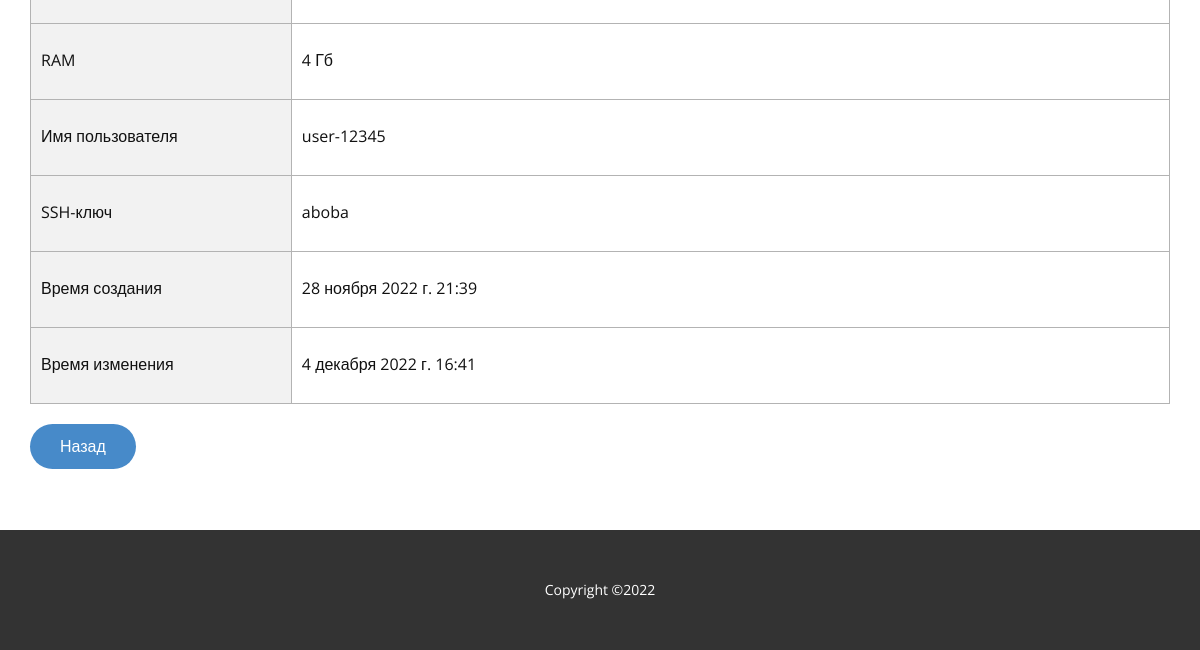
/vm/vm-2 (lower part), run on an earlier commit of the app's database.
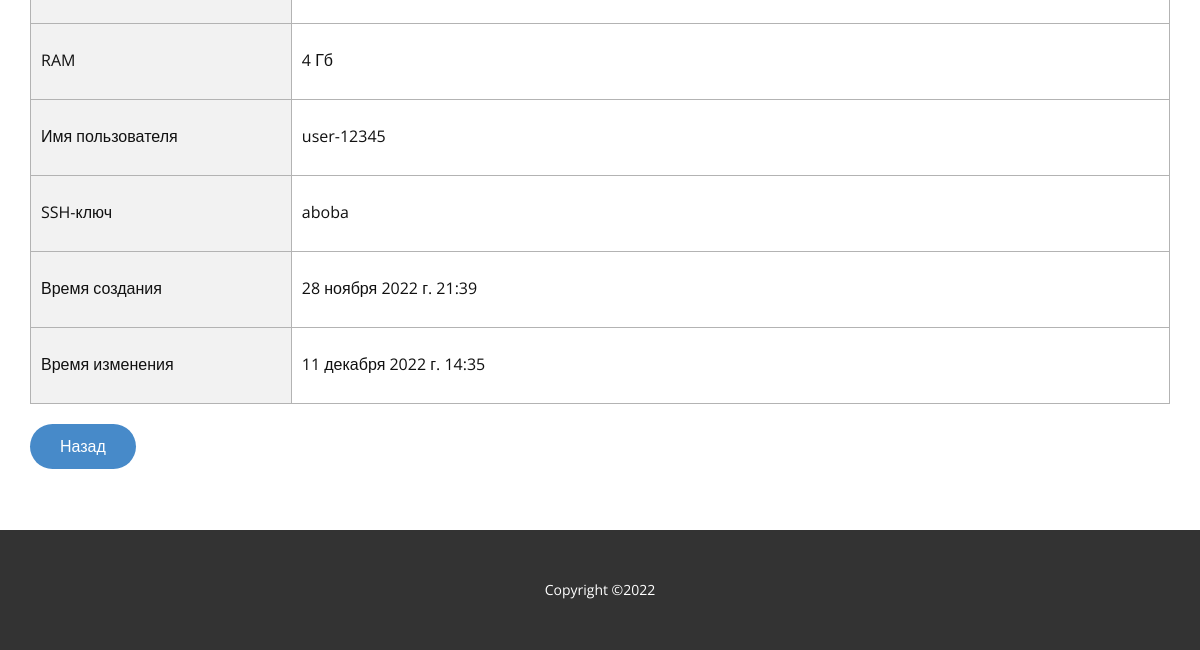
And on a later commit of the database.
### MySite/models.py (models this page shows, shortened)
class VirtualMachine(models.Model):
    name = models.CharField(max_length=40, unique=True, verbose_name='Название')
    description = models.TextField(verbose_name='Описание')
    ZONE = [
        ('ru-central1-a', 'ru-central-a'),
        ('ru-central1-b', 'ru-central-b'),
        ('ru-central1-c', 'ru-central-c'),
    ]
    zone = models.CharField(choices=ZONE, max_length=13, default='ru-central1-a', verbose_name='Зона доступности')
    IMAGE_ID = [
        ('fd8bh0c781u19q50m4kj', 'Ubuntu-22.04'),
        ('fd8e65d4chiel4ussa9o', 'Debian-11'),
        ('fd84go2nk3voj0gg7tpn', 'openSUSE-Leap-15.3'),
        ('fd8bv62nmsjf6hmjrh96', 'AlmaLinux-8'),
        ('fd8nce10ece89ufqkk9t', 'Astra-Linux-Common-Edition-2.12'),
        ('fd8i8fljrbbcclckhlm9', 'ALT-Linux-10'),
        ('fd8jvcoeij6u9se84dt5', 'CentOS-7'),
        ('fd8phu675e6sgsa68pvj', 'Fedora-35'),
        ('fd865udut6b1gvgh5igh', 'Fedora-CoreOS-35'),
        ('fd8mnkj7vk131q9ll4p5', 'CentOS-Stream-8'),
        ('fd8q0kjl4l1iovds9f29', 'REDOS-7.3'),
    ]
    image_id = models.CharField(choices=IMAGE_ID, max_length=20, default='fd8phu675e6sgsa68pvj',
                                verbose_name='Операционная система')
    BOOT_DISK_TYPE = [
        ('network-hdd', 'HDD'),
        ('network-ssd', 'SSD'),
        ('network-ssd-nonreplicated', 'NR-SSD'),
    ]
    boot_disk_type = models.CharField(max_length=25, choices=BOOT_DISK_TYPE, default='network-hdd',
                                      verbose_name='Тип диска')
    boot_disk_size = models.PositiveSmallIntegerField(verbose_name='Размер диска', default=15)
    cores = models.PositiveSmallIntegerField(verbose_name='vCPU', default=2)
    CORE_FRACTION = [
        (5, '5%'),
        (20, '20%'),
        (100, '100%'),
    ]
    core_fraction = models.PositiveSmallIntegerField(choices=CORE_FRACTION, verbose_name='Гарантированная доля vCPU',
                                                     default=20)
    memory = models.PositiveSmallIntegerField(verbose_name='RAM', default=2)
    username = models.CharField(max_length=20, verbose_name='Имя пользователя', default='user')
    ssh_key = models.CharField(max_length=500, verbose_name='SSH-ключ')
    time_create = models.DateTimeField(auto_now_add=True, verbose_name='Время создания')
    time_update = models.DateTimeField(auto_now=True, verbose_name='Время изменения')
    running = models.BooleanField(verbose_name='Активна', default=False)
    FIELDS = {
        "Название": name,
        "Описание": description,
        "Зона доступности": zone,
        "Операционная система": image_id,
        "Тип диска": boot_disk_type,
        "Размер диска": boot_disk_size,
        "vCPU": cores,
        "Гарантированная доля vCPU": core_fraction,
        "RAM": memory,
        "Имя пользователя": username,
        "SSH-ключ": ssh_key,
        "Время создания": time_create,
        "Время изменения": time_update,
        "Активна": running,
    }
    class Meta:
        verbose_name = 'Виртуальные машины'
        verbose_name_plural = 'Виртуальные машины'
        ordering = ['time_create']

### MySite/views.py (the view)
# urls.py: path('vm/<str:vm_name>', views.vm_view, name='vm'),
def vm_view(request, vm_name):
    context = {'title': f'Шаблон \"{vm_name}\"', 'cssFile': 'css/Список-машин.css',
               'vm': VirtualMachine.objects.get(name=vm_name)}
    return render(
        request,
        'Шаблон-виртуальной-машины.html',
        context=context,
    )

### MySite/templates/Шаблон-виртуальной-машины.html (shortened to what this page needs)
{% extends 'base.html' %}
{% block content %}
    {% load static %}
    <section class="u-align-center u-clearfix u-section-2" id="sec-5c99">
        <div class="u-clearfix u-sheet u-sheet-1">
            <div class="u-expanded-width u-table u-table-responsive u-table-1">
                <table class="u-table-entity u-table-entity-1">
                    <colgroup>
                        <col width="22.9%">
                        <col width="77.1%">
                    </colgroup>
                    <tbody class="u-table-body">
                    <tr style="height: 76px;">
                        <td class="u-border-1 u-border-grey-30 u-first-column u-grey-5 u-table-cell">
                        </td>
                        <td class="u-border-1 u-border-grey-30 u-table-cell">
                        </td>
                    </tr>
                    <tr style="height: 76px;">
                        <td class="u-border-1 u-border-grey-30 u-first-column u-grey-5 u-table-cell">
                            {{ "RAM" }}
                        </td>
                        <td class="u-border-1 u-border-grey-30 u-table-cell">
                            {{ vm.memory }} Гб
                        </td>
                    </tr>
                    <tr style="height: 76px;">
                        <td class="u-border-1 u-border-grey-30 u-first-column u-grey-5 u-table-cell">
                            {{ "Имя пользователя" }}
                        </td>
                        <td class="u-border-1 u-border-grey-30 u-table-cell">
                            {{ vm.username }}
                        </td>
                    </tr>
                    <tr style="height: 76px;">
                        <td class="u-border-1 u-border-grey-30 u-first-column u-grey-5 u-table-cell">
                            {{ "SSH-ключ" }}
                        </td>
                        <td class="u-border-1 u-border-grey-30 u-table-cell">
                            {{ vm.ssh_key }}
                        </td>
                    </tr>
                    <tr style="height: 76px;">
                        <td class="u-border-1 u-border-grey-30 u-first-column u-grey-5 u-table-cell">
                            {{ "Время создания" }}
                        </td>
                        <td class="u-border-1 u-border-grey-30 u-table-cell">
                            {{ vm.time_create }}
                        </td>
                    </tr>
                    <tr style="height: 76px;">
                        <td class="u-border-1 u-border-grey-30 u-first-column u-grey-5 u-table-cell">
                            {{ "Время изменения" }}
                        </td>
                        <td class="u-border-1 u-border-grey-30 u-table-cell">
                            {{ vm.time_update }}
                        </td>
                    </tr>
                    </tbody>
                </table>
                <a href="{% url 'vmList' %}"
                   class="u-btn u-btn-round u-button-style u-hover-palette-1-dark-1 u-palette-1-base u-radius-50 u-btn-1">
                    Назад
                </a>
            </div>
        </div>
    </section>
{% endblock %}

What changed in the data, as far as the page shows it:
changed VirtualMachine "user-12345": time_update "4 декабря 2022 г. 16:41" → "11 декабря 2022 г. 14:35"
